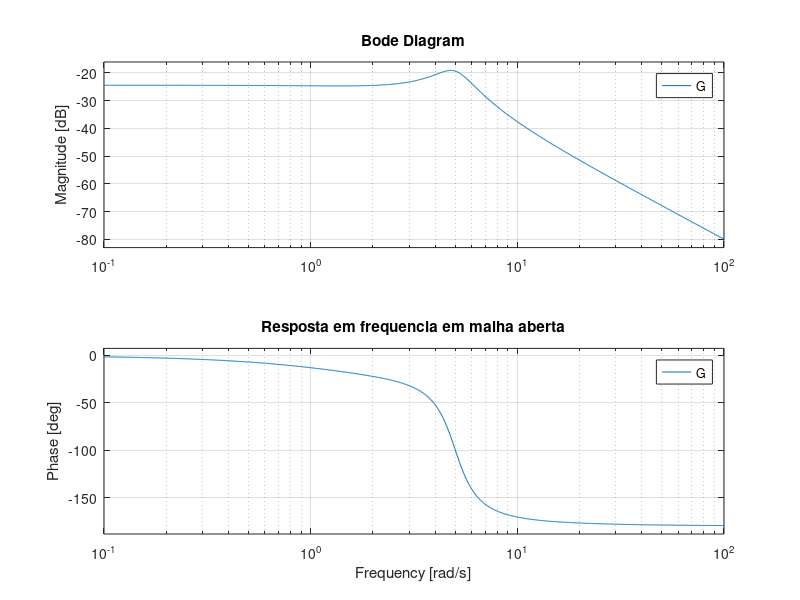

Source code (MATLAB):
%plota o diagrama de bode para o sistema :
clf
numg=[1 3];
deng=conv([1 2],[1 2 25]);
'G(s)'
G=tf(numg,deng)
bode(G)
grid on
title('Resposta em frequencia em malha aberta')
[mag,fase,w]=bode(G);
pontos=[20*log10(mag(:,:))',fase(:,:)',w]

